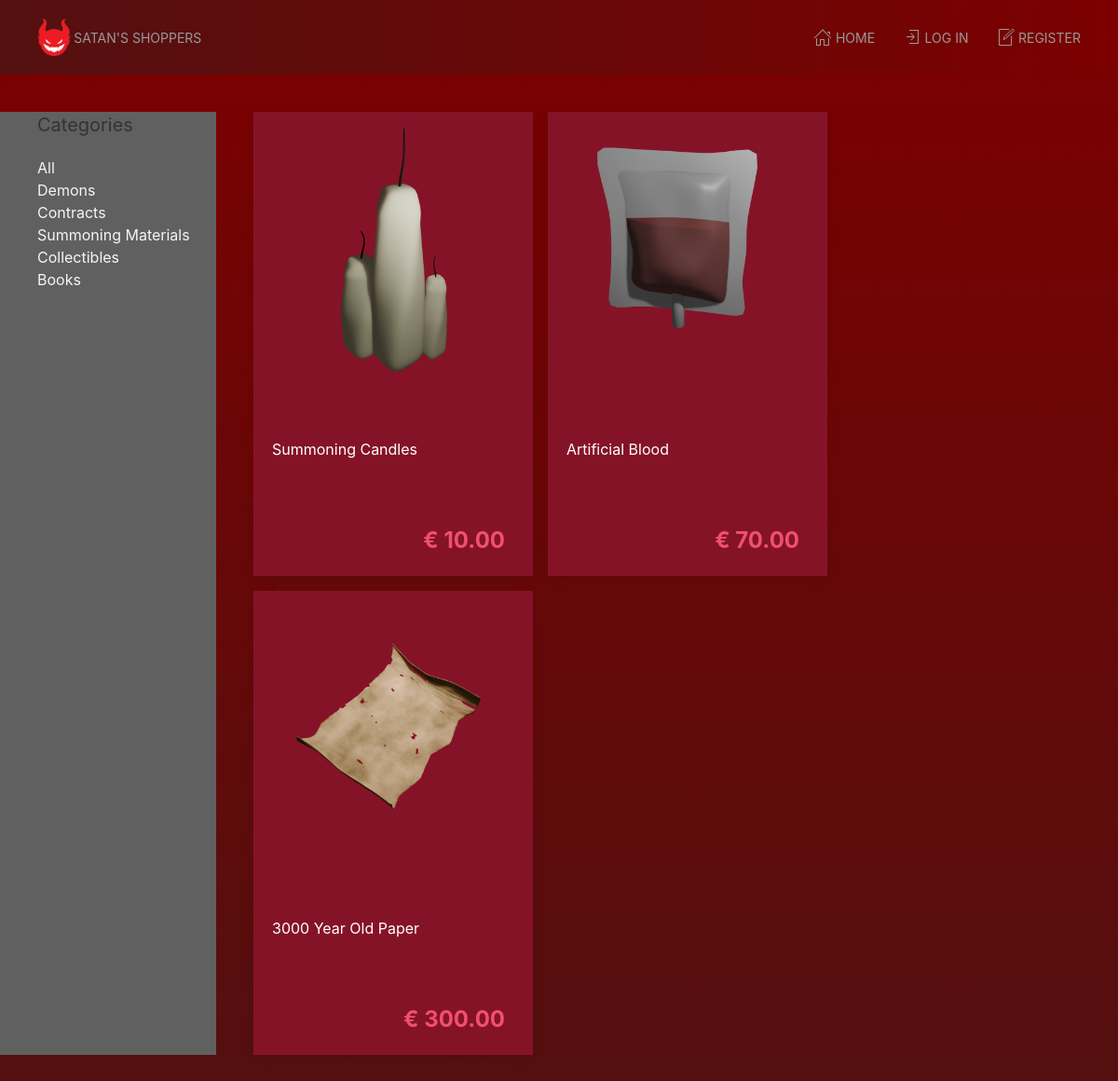
The app's page /dev/index.php?category=materials with its own data.
### tables this page shows
CREATE TABLE `products` (
  `id` int(11) NOT NULL,
  `price` decimal(6,2) NOT NULL,
  `name` varchar(255) NOT NULL,
  `description` varchar(255) NOT NULL,
  `image` varchar(255) NOT NULL,
  `category_id` int(255) NOT NULL
);

### dev/index.php (the view, shortened to what this page needs)
<?php
include_once("templates/head.inc.php");
$category="";
if($_GET['category'] == "materials"){
	$category="3";
}
if($category == ""){
$statement = $conn->prepare("SELECT * FROM products");
$statement->execute();
}
else{
$statement = $conn->prepare("SELECT * FROM products WHERE category_id = ?");
$statement->execute([$category]);
}
$products = $statement->fetchAll(PDO::FETCH_ASSOC);
?>
   <main class="uk-container uk-padding">
      <div class="uk-grid">
         <section class="uk-width-1-5">
            <h4>Categories</h4>
<a class="uk-link-text" href="?category=all">All</a>
<br>
<a class="uk-link-text" href="?category=demons">Demons</a>
<br>
<a class="uk-link-text" href="?category=contracts">Contracts</a>
<br>
<a class="uk-link-text" href="?category=materials">Summoning Materials</a>
<br>
<a class="uk-link-text" href="?category=collectibles">Collectibles</a>
<br>
<a class="uk-link-text" href="?category=books">Books</a>
         </section>
         <section class="uk-width-4-5">
            <div class="uk-flex uk-flex-home uk-flex-wrap">
            <?php foreach($products as $product): ?>
               <a class="product-card uk-card uk-card-home uk-card-default uk-card-small uk-card-hover"
                  href="product.php?id=<?= $product['id'] ?>">
                  <div class="uk-card-media-top uk-align-center">
                     <img src="<?= 'img/' . $product['image'] ?>" alt="" class="product-image uk-align-center">
                  </div>
                  <div class="uk-card-body uk-card-body-home">
                     <p class="product-card-p"><?= $product['name'] ?></p>
                     <p class="product-card-p uk-text-large uk-text-bold uk-text-danger uk-text-right">
                     &euro; <?= $product['price'] ?>
                     </p>
                  </div>
               </a>
            <?php endforeach; ?>
         </section>
<?php
include_once("templates/foot.inc.php");

### dev/css/style.css (style rules this page uses)
.product-image { width: 300px; height: 300px; }
.product-card, .product-card-p { text-decoration: none !important; color: #666; background-color: #760a1e; }
.uk-card-home, .uk-card-body-home { width: 300px; }
.uk-card-body-home > p { max-width: 250px; }
.uk-card-body-home > p:first-child { min-height: 72px; }
.uk-flex-home, .uk-cart-gap, .uk-card-body-gap { gap: 1rem; }
.product-card-p { background-color: #851328; color:white; }
.product-card { background-color: #851328; }

### records on screen
products: image (picture), name "Summoning Candles", price "10.00"
products: image (picture), name "Artificial Blood", price "70.00"
products: image (picture), name "3000 Year Old Paper", price "300.00"
